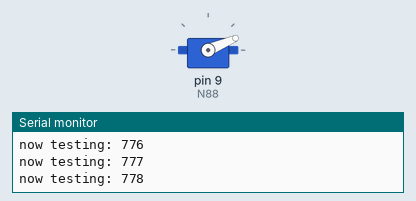
A sketch run on a simulated Arduino Uno, built with avr-gcc and run on an emulated ATmega328P. On the bench: servo, the last lines printed to the serial monitor.

Above: at 4.54 s.
At 12.06 s:
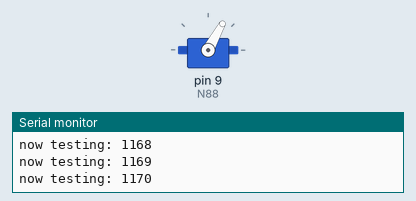
At 20.01 s:
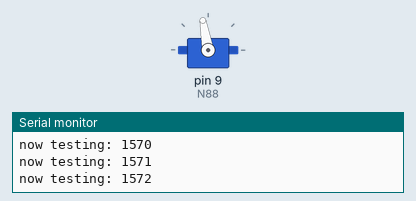
At 35.6 s:
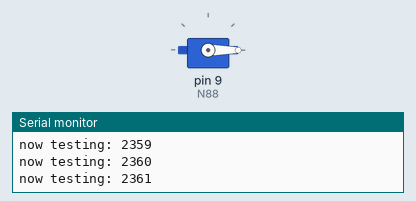
Timing chart, 0 to 40.0 s (numbered marks = the images above):
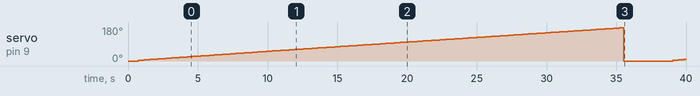

The sketch:

Trevor_Curry_servo_pwm_test.ino
```cpp
/*  Trevor's Awesome Code
 *  Physics Stuff & Code!
 *
 */

#include <Servo.h>

//start = 575 us
//end = 2360 us

Servo N88;
int x;

//int x=230;
void setup() {
  // put your setup code here, to run once:
  N88.attach(9);
  Serial.begin(9600);
  N88.write(0);
  delay(750);
  x=575;
}

void loop() {
  // put your main code here, to run repeatedly:


  while (x<2361){
     N88.writeMicroseconds(x);
     x++;
     Serial.print("now testing: ");
     Serial.println(x);
  }

  x=575;
  N88.write(0);
  delay(500);
  Serial.println("starting retest... ");
  delay(3000);
  /*
   *
   x--;
  Serial.println(x);
*/
/*  while (x<11){
     Serial.println(x);
     x=x+1;
     delay(1000);
  }
  Serial.println(x);
  */
}
```
